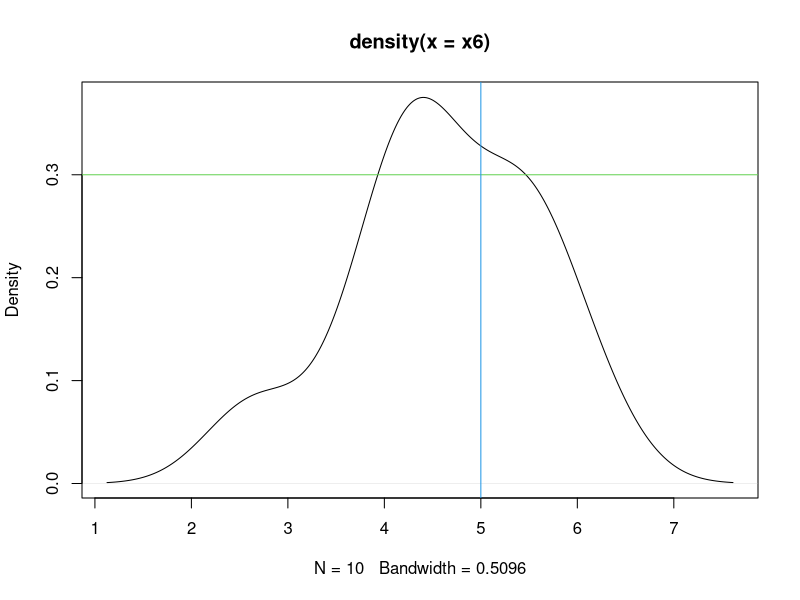

The R script that drew this image: (Note: this script raises an error after producing the figure.)
# Vectors and Basic Statistics - Univariate Analysis
#packages required - e1071, modeest
#single dimension of same data type
#x = c(3, 'Data', TRUE) # cannotr

#create numbers in sequence----
(x1 <- 10:19)
x1
(x1 = 10:19)
(x1 = sample(x=10:19))#pick in random order
x1
print(x1) #see the position numbers start from 1
#values are assigned with respect to their position

#subset/ filter values on condition, position----
x1[x1 > 15]
x1[3]

x1[x1 < 13]
x1[(x1 < 14) | (x1 > 17)]
x1[(x1 > 14) & (x1 < 17)]

#Subset values on position
x1
length(x1)
x1[1]
x1[3:6]
x1[c(3,6,7)]
x1[seq(1,10,2)]
x1
x1[-5]#eliminate fifth element
x1[-c(1,3,7)]#eliminate first,third & seventh element from the vector

#sort
sort(x1)
sort(x1, decreasing=T)#descending, =T means flagging it as true
x1
rev(x1)  #rev is different from decreasing order


#generate numbers different way----
(x2 = c(4,7,3,9,11))
#c - combine values in a vector variable
(x3 = seq(from=0, to=100, by=5))
length(x3)
rep(1,5);rep(c(1,3),5)#rep(1,times=5)
ls()#variables used till now
rep(c(1,3),each=5)#all data together in clusters instead of one by one
(x4 = c(rep(4,times=3), rep(7, times=4)))
(x5 = c(rep(c(1,2,3), times=c(5,4,3))))
rep(1,5);rep(c(1,3),times=c(2,5))

#Using probability Distributions
set.seed(1234)
(x6 = rnorm(n=10, mean=5, sd=1))
mean(x6)
sd(x6)
plot(density(x6))
abline(v=5,h=0.3,col=3:7)#col signifies color
(x7 = runif(n=10, min=2, max=10))
?runif

#removing decimal places/ round----
floor(10.35)
x6
floor(x6)
ceiling(x6)
trunc(x6)
round(x6,digits=2)  #round to decimal places
signif(x6,digits=4)  #round to specified no of digits

# Basic operations on vector----
x1
sum(x1)#sum of all the elements of vector
cumsum(x1) #sequential cumulative sum
cumprod(x1)
?cumprod #sequential product of elements of vector
x1 * 2  # multiple by 2
x1 * c(2,4) #multiple 2 & 4 alternatively
x1
#similarly other operators can be used
x1/2
x1 ^ 2
x1 ** 2
x1 %% 3 #remainder function
?'%%'
sqrt(x1)
sin(x1)

#review done till here.#

#concatenate vectors
x1; x2
(x8 = c(x1, x2))
x8

#min, max, compare ----
min(x1)
max(x1)
mean(x1)
median(x1)
mode(x1) #this mode is not stats mode
length(x1)  #no of values
x1==x2
5 < 6
5 > 6
5 == 6
5 <= 6

#attributes----
str(x1)
class(x1)
typeof(x1)
summary(x1)
head(x1)
head(x1,n=3)
tail(x1)
str(x2)
#decile 10%, percentile 1%
?seq

#missing values in vector (NA)----
(x9 = c(1,5,14,NA,20,17, NA,9))
sum(x9) #error
is.na(x9) #T & F #to find if value is missing
#how many missing values
sum(c(T,F,T))#t=1,f=0
sum(is.na(x9))
sum(x9, na.rm=T)
y1=sample(1:100)
y1
y1[c(30,50,78)]=NA
y1
anyNA(y1)#any missing value
sum(is.na(y1))
?na.rm=T
#start from here
na.omit(x9)
na.exclude(x9)
#impute
mean(x9,na.rm=T)
x9[is.na(x9)] = mean(x9, na.rm=T)
x9

#Other Vectors----
class(x1)
(x11 = c(10.4, 12.4, 15, 20)) #numeric
class(x11)
(x11b = c(10, 12, 15, 20))
class(x11a)
x11a= as.integer(x11b)#converts datatype
(x12 = c(3L,6L,9L, 15L)) #integer
class(x12)


#not done, needs revision
#character----
(x13 = c('henry', 'harvin', 'education'))
class(x13)
toupper(x13)
casefold(x13,upper=T)

(x14 = c("BUSINESS", "MARKETING", 'FINANCIAL'))
tolower(x14)
casefold(x14,upper=F)

chartr("BMF","bmF",x14) #replace BMF with bmF
strsplit(x14, "E") #split at point E is found


#Logical Vectors----
(x20 = c(TRUE, FALSE, T, F, TRUE))
class(x20)
sum(x20) #how many T
x20[x20 ==T ] # T=1
table(x20)  #T & F count

#names to vector elements----
x14
names(x14) = c('CBAP','CMAP',"CFAP")
x14
x14["CMAP"]  #value of label CMAP


#paste ----
paste("Product",1,sep="-")
paste("Coy",1,sep="$")
paste("Product",1:10,sep="-")

#Generate Sample values----
(x25 = ceiling(rnorm(10, mean=60, sd=10)))
(x26a = sample(c("Male","Female")))
(x26b = sample(c("Male","Female"), size=10))#error
(x26c = sample(c("Male","Female"), size=10, replace=T))
table(x26c)
(x26d = sample(c("Male","Female"), size=10, replace=T, prob=c(.6, .4)))
table(x26d) #will not be exactly as per prob as sample size is less

(x26e = sample(c("Male","Female"), size=10000, replace=T, prob=c(.6, .4)))  #increase sample size
table(x26e) # approx as per prob
prop.table(table(x26e))

#sampling----
#using sampling with set.seed for repeating pattern
(x27a = sample(c("Phd","MBA", "BBA"), size=10, replace=T))
table(x27a)
(x27b = sample(c("Phd","MBA", "BBA"), size=10, replace=T))
table(x27b)
x27a==x27b  #not same

#how to regenerate the sample pattern using seed value
set.seed(123)  #123 can be any number
(x28a = sample(c("Phd","MBA", "BBA"), size=10, replace=T))
table(x28a)
set.seed(123)  #repeat this
(x28b = sample(c("Phd","MBA", "BBA"), size=10, replace=T))
table(x28b)
x28a==x28b  #all are same


#Univariate Analysis----
#Basic Statistics on Single Variable
#continuous values
(x30 = rnorm(100, mean=60, sd=5))

#discrete category values- unordered
(x31a = sample(c('Phd','MBA','BBA'), size=100, replace=T, prob=c(.1,.3, .6)))
(x31 = factor(x31a))

#ordered category
(x32a = sample(c('Excellent','Good','Satisfactory','Poor'), size=100, replace=T, prob=c(.3,.4,.2,.1)))
(x32  = factor(x32a, ordered=T, levels=c('Poor','Satisfactory','Good','Excellent')))

#summary
summary(x30)
summary(x31)
summary(x32)
table(x31)
prop.table(table(x31))
length(x30)

#plots-----
hist(x30)
hist(x30, breaks=10, col=1:10)
plot(x30)
boxplot(x30)
abline(h=summary(x30))

#categorical variable
table(x31)
barplot(table(x31), horiz=T)
barplot(table(x32), horiz=F, col=1:4)
pie(table(x32))

#Statistics----
mean(x30)
var(x30)
sd(x30)
sqrt(var(x30))
min(x30)
max(x30)
range(x30)

plot(density(x30))
e1071::skewness(x30)
e1071::kurtosis(x30)
Hmisc::describe(x30)
quantile(x30)
quantile(x30, prob=c(seq(0,1,by=.1)))
quantile(x30, prob=c(seq(0,1,by=.01)))
range(x30)
stem(x30)

#mode----
#mode of continous 
modeest::mlv(x30,method='shorth')
#mode of categorical variable
x31
(courses = table(x31))
names(courses)[courses == max(courses)]

#Frequency Table----
#generate sample data using uniform distribution from 0 to 100
(x33 = runif(100, min=0, max=100))
range(x33)
length(x33)
# Divide range into step of 20 ie 5 levels
(breaks = seq(0,100,by=20))
length(breaks)
(x33.cut = cut(x33, breaks))
head(cbind(x33, x33.cut))
table(x33.cut)
(freqtable = cbind(table(x33.cut)))  #see it vertically
barplot(freqtable, beside = T, names.arg = row.names(freqtable))


#give intervals a Label values A, B..
LETTERS[1:5]
(x33b.cut = cut(x33, breaks, labels=LETTERS[1:length(breaks)-1]))
x33b.cut

(table(x33b.cut))
(freqtable2 = cbind(table(x33b.cut)))
row.names(freqtable2)

barplot(freqtable2, beside = T, col=1:5, names.arg = row.names(freqtable2), ylim=c(0, max(freqtable2)+5))

title(main="Distribution of Values", sub='Frequency Table')
text(x=(1:nrow(freqtable2))+.5, y=freqtable2+3, freqtable2, col=1:5)


#Undersand other Data Structures and various analysis on them
#matrix, data.frame
